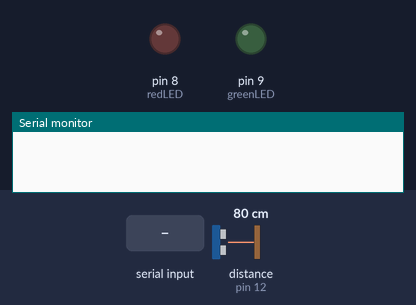
This sketch was run on a simulated Arduino Uno, built with avr-gcc and run on an emulated ATmega328P. Shown: output pins drawn as LEDs (lit = HIGH), the last lines printed to the serial monitor. Inputs (shaded band) come from the test bench; at power-on: distance to the obstacle (sensor on pin 12) 80 cm. The echo pulse lasts 58.3 µs per cm; pins used as bus, display or sensor lines are not drawn.

Above: at 1.2 s.
1.3 s: "90,45,200\n" received over Serial
4.3 s: "30,150,10\n" received over Serial
7.3 s: "90,45\n" received over Serial
10.3 s: "30,150\n" received over Serial
At 13.4 s:
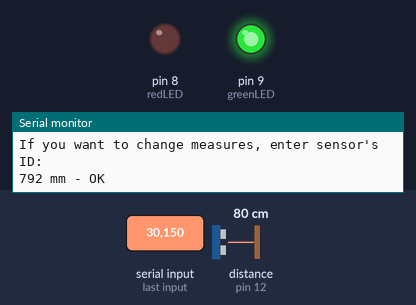
Timing chart, 0 to 14.3 s (numbered marks = the images above; inputs shaded):
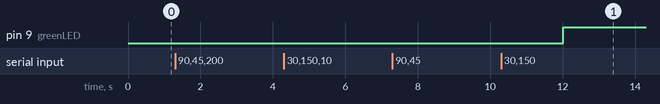

The sketch:

GarbageBinSensor_WithoutLCD.ino
```cpp
#include <Wire.h>

long contWidth, contLength, contHeight;
bool idEntered = false, measuresEntered = false;

// defines pins numbers
const int trigPin = 11;
const int echoPin = 12;

const int redLED = 8;
const int greenLED = 9;

const float fillPercent = 0.8;
const long defaultDelay = 1000;
const long okDelay = 10000;
const long notOkDelay = 1000;

// defines variables
long duration, distanceMm;

String input, ID = "";
unsigned long previousMillis = 0;
long interval = 1000;

void setup()
{
  resetVariables();

  pinMode(trigPin, OUTPUT); // Sets the trigPin as an Output
  pinMode(echoPin, INPUT); // Sets the echoPin as an Input

  pinMode(redLED, OUTPUT);
  pinMode(greenLED, OUTPUT);

  Serial.begin(9600); // Starts the serial communication
}

void loop()
{
  if (Serial.available())
  {
    input = Serial.readString();

    if(!idEntered)
    {
      ID = input;
      idEntered = true;
      Serial.println("ID is set successfully");
      Serial.println("Enter width:");
      return;
    }

    if(measuresEntered)
    {
      if(ID == input)
      {
        Serial.println("Entered ID is correct");
        resetVariables();
        Serial.println("Enter width:");
      }
      else
        Serial.println("Incorrect ID");

      return;
    }

    if(enterVariable(&contWidth, input))
    {
      Serial.println("Enter length:");
      return;
    }


    if(enterVariable(&contLength, input))
    {
      Serial.println("Enter height:");
      return;
    }

    if(enterVariable(&contHeight, input))
    {
      measuresEntered = true;
      Serial.println("All measures are entered");
      Serial.println("If you want to change measures, enter sensor's ID:");
      return;
    }
  }

  unsigned long currentMillis = millis();

  if (currentMillis - previousMillis < interval) {
    delay(defaultDelay);
    return;
  }

  previousMillis = currentMillis;

  if(measuresEntered)
  {
    // Clears the trigPin
    digitalWrite(trigPin, LOW);
    delayMicroseconds(2);

    // Sets the trigPin on HIGH state for 10 micro seconds
    digitalWrite(trigPin, HIGH);
    delayMicroseconds(10);
    digitalWrite(trigPin, LOW);

    // Reads the echoPin, returns the sound wave travel time in microseconds
    duration = pulseIn(echoPin, HIGH);

    // Calculating the distance
    distanceMm= duration*0.34/2;

    if(distanceMm <= contHeight * (1.0 - fillPercent))
    {
      digitalWrite(redLED, HIGH);
      digitalWrite(greenLED, LOW);
      Serial.print(distanceMm);
      Serial.println(" mm - Not OK");
      interval = notOkDelay;
    }
    else
    {
      digitalWrite(redLED, LOW);
      digitalWrite(greenLED, HIGH);
      Serial.print(distanceMm);
      Serial.println(" mm - OK");
      interval = okDelay;
    }
  }

  delay(defaultDelay);
}


void resetVariables()
{
  contWidth = 0;
  contLength = 0;
  contHeight = 0;
  measuresEntered = false;
}

bool enterVariable(long *currentValue, String input)
{
  if(*currentValue != 0 || input.toInt() <= 0)
  {
    if(input.toInt() <= 0)
      Serial.println("Entered value is invalid");

    return false;
  }

  *currentValue = input.toInt();
  return true;
}
```

Measured:
- after the input at 10.3 s, pin 9 (greenLED): LOW → HIGH after 1.7 s
